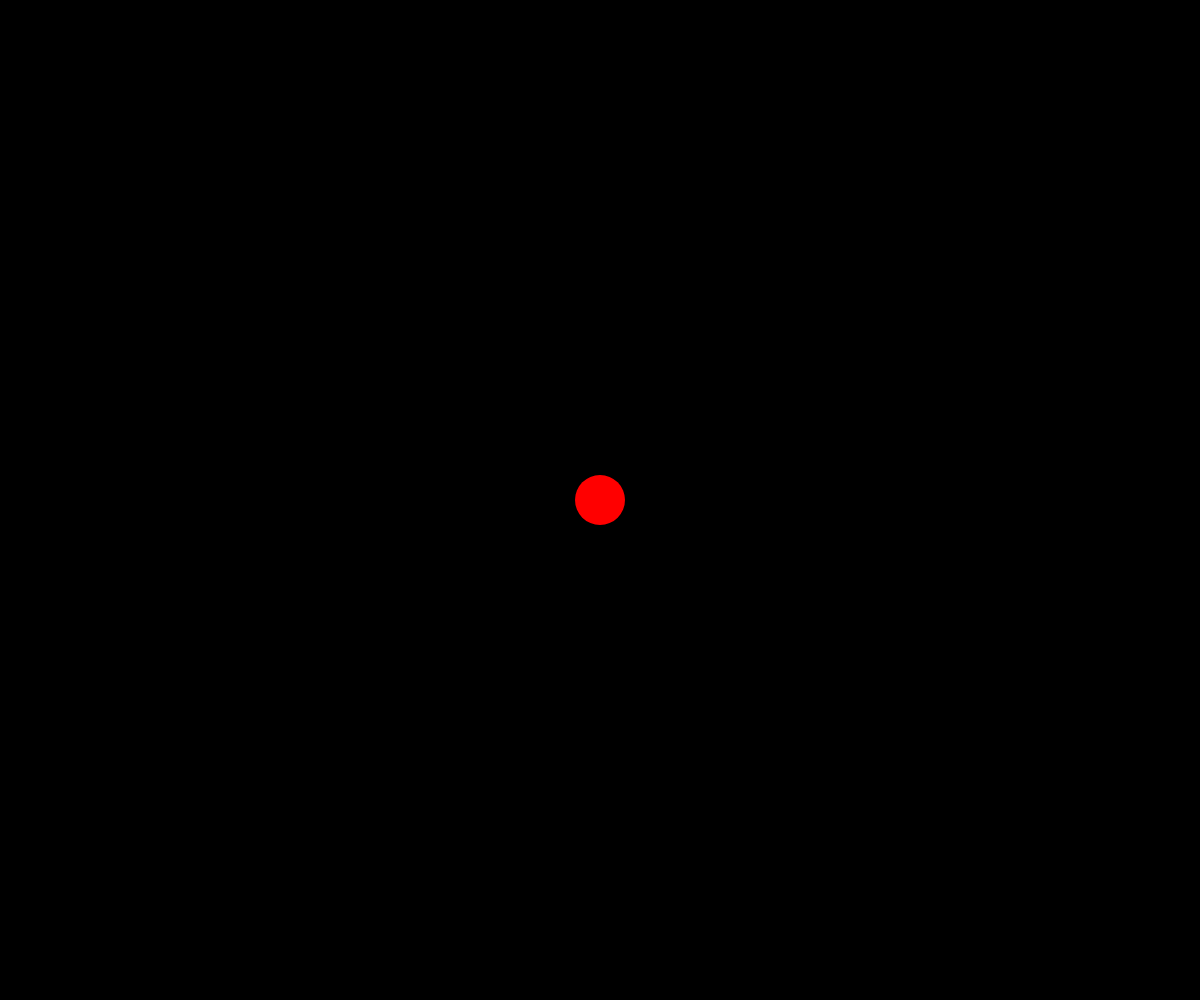
Frame 1 (no input)
Frame 60 (no input): identical to frame 1, image omitted
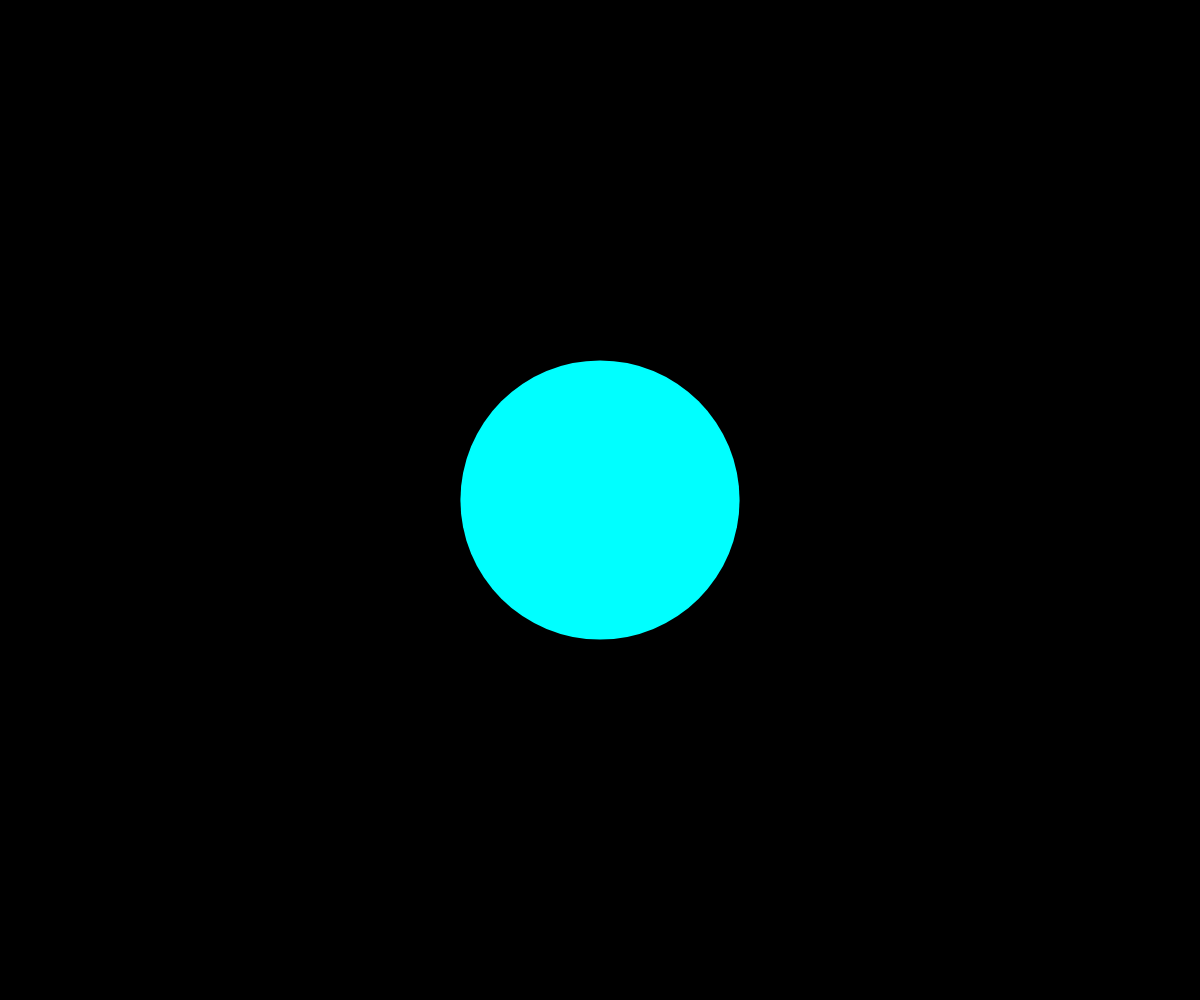
Frame 120 (the mouse pressed at the canvas centre since frame 60)

The p5.js sketch that drew these frames (run headless with seeded random() and noise() and a simulated clock; from frame 60 on, the mouse is pressed at the canvas centre):

// p5.js sketch
// ── sketch.js

// Global variables


function setup() {
  createCanvas(windowWidth, windowHeight);
  // Set color mode to HSB
  // Hue ranges between 0 - 360
  // Saturation ranges between 0 - 100
  // Brightness ranges between 0 - 100
  colorMode(HSB, 360, 100, 100);
}

/* Loop */
function draw() {
  background(0, 15);

  // The map() function translates a number from one range to another range.
  // let hue_value = map(x_position, 0, width, 0, 360);// (var,orig min, orig max, new min, new max)

  // Map mouseX with initial range of 0 and width
  // to a new range of 0 and 360
  let hue = map(mouseX, 0, width, 0, 360);

  // Map mouseX with initial range of 0 and width
  // to a new range of 50 and width / 2
  let size = map(mouseY, 0, width, 50, width / 2);

  noStroke();
  fill(hue, 100, 100);
  ellipse(width / 2, height / 2, size, size);

}

// If you want your canvas to dynamically adjust to changes in the browser window’s size,
// you can use the resizeCanvas() function in the windowResized() function:
// // Whenever browser size changes, canvas is resized to browser's current width and height
function windowResized() {
  resizeCanvas(windowWidth, windowHeight);
}
